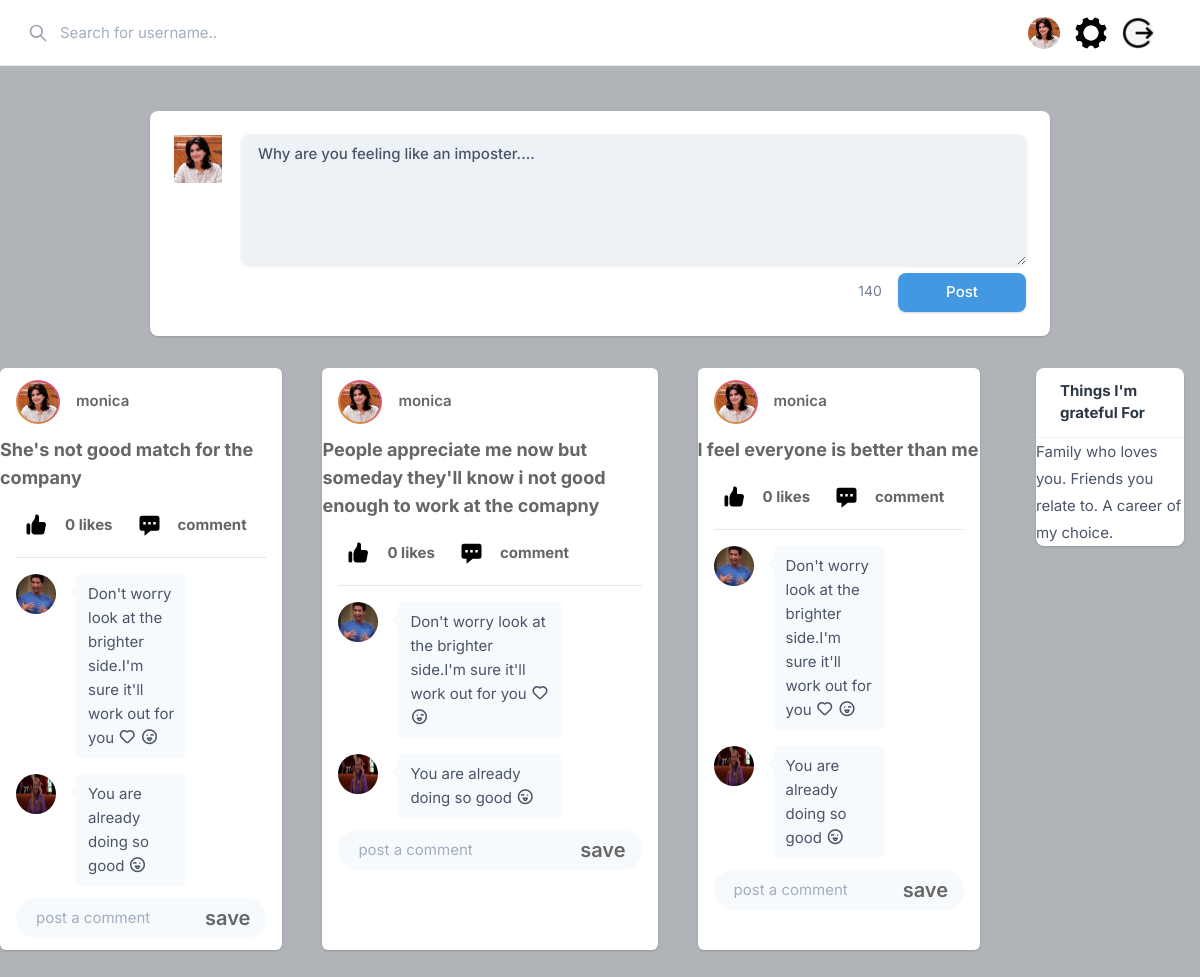
Screenshot of / (signed in) with the database file from the repository.
### app/models.py (models this page shows, shortened)
class Profile(models.Model):
    user=models.ForeignKey(User,on_delete=models.CASCADE)
    uid=models.IntegerField()
    bio=models.TextField(blank=True)
    profile_img=models.ImageField(upload_to='profile_images',default='blank_profile.png')
    location=models.CharField(max_length=100,blank=True)

class Post(models.Model):
    id=models.UUIDField(primary_key=True,default=uuid.uuid4)
    user=models.CharField(max_length=100)
    text=models.CharField(max_length=1000)
    created_at=models.DateTimeField(default=datetime.now)
    no_of_likes=models.IntegerField(default=0)

### app/views.py (the view)
# urls.py: path('',views.index,name='index') ,
@login_required(login_url='signin')
def index(request):
    user_profile=Profile.objects.get(user=request.user)
    allPost= Post.objects.all().order_by('-created_at')
    return render(request,'index.html',{'user_profile':user_profile,'allPost': allPost})

### templates/index.html (shortened to what this page needs)
{%load static%}
<!DOCTYPE html>
<html lang="en">
<head>
    <link rel="stylesheet" href="{%static 'assets/css/custom.css'%}">
    <link rel="stylesheet" href="{%static 'assets/css/icons.css'%}">
    <link rel="stylesheet" href="{%static 'assets/css/uikit.css'%}">
    <link rel="stylesheet" href="{%static 'assets/css/style.css'%}">
    <link rel="stylesheet" href="{%static 'assets/css/tailwind.css'%}">
    <link rel="stylesheet" href="https://unpkg.com/tailwindcss@^1.0/dist/tailwind.min.css">
</head>
<body>
            <header>
                <div class="header_inner">
                    <div class="left-side">
                        <div class="header_search">
                            <input type="text" placeholder="Search for username..">
                            <div class="icon-search">
                                <svg xmlns="http://www.w3.org/2000/svg" fill="none" viewBox="0 0 24 24"
                                    stroke="currentColor">
                                    <path stroke-linecap="round" stroke-linejoin="round" stroke-width="2"
                                        d="M21 21l-6-6m2-5a7 7 0 11-14 0 7 7 0 0114 0z" />
                                </svg>
                            </div>
                        </div>
                    </div>
                    <div class="right-side lg:pr-4">
                       <a href="">
                           <img src="{{user_profile.profile_img.url}}" class="header-avatar" alt="">
                       </a>
                        <a href="/settings">
                            <img src="{%static 'assets/images/setting.png'%}" class="header-avatar" alt="">
                             </a> </li>
                        <a href="logout">
                            <img src="{%static 'assets/images/logout.png'%}" class="header-avatar" alt="">
                        </a></li>
                   </div>
                </div>
            </header>
            <div class="container m-auto">
                <div class="bg-white rounded-lg shadow p-6 mb-8">
                    <div class="flex w-full">
                        <div class="flex-shrink-0 mr-5">
                            <div class="cursor-pointer font-bold w-12 h-12 bg-gray-300 flex items-center justify-center rounded-full">
                                <span class="uppercase text-gray-700"><img src="/media/profile_images/monica.png" class="header-avatar" alt=""></span>
                            </div> </div>
                            <div class="flex-1">
                                <form action="/upload" method="POST">
                                <textarea x-model="postText" name="postData" class="mb-2 bg-gray-200 focus:outline-none focus:shadow-outline focus:bg-white border-transparent rounded-lg py-2 px-4 block w-full appearance-none leading-normal placeholder-gray-700" :class="{'border border-red-500': postIsOutOfRange() &amp;&amp; postText.length != 0 }" rows="2" cols="2" placeholder="Why are you feeling like an imposter...."></textarea>
                                            <div class="flex justify-between items-center"> <div> <label for="fileInput" type="button" class="-ml-2 cursor-pointer inine-flex justify-between items-center focus:outline-none p-2 rounded-full text-gray-500 bg-white hover:bg-gray-200">
                                                 </label> </div>
                                                 <div> <span :class="{ 'text-red-600': charactersRemaining() <= 20 &amp;&amp; charactersRemaining() > 10, 'text-red-400': charactersRemaining() <= 10 }" class="mr-3 text-sm text-gray-600" x-text="charactersRemaining()">140</span>
                                                    <button class="w-32 focus:outline-none border border-transparent py-2 px-5 rounded-lg shadow text-center text-white bg-blue-500 hover:bg-blue-600 font-medium"  type="submit">Post</button> </div> </div> </div> </div> </div>
                                                </div>
                <div class="lg:flex justify-center lg:space-x-10 lg:space-y-0 space-y-5">
                    {% for post in allPost %}
                    <div class="bg-white shadow rounded-md  -mx-2 lg:mx-0">
                        <div class="flex justify-between items-center px-4 py-3">
                            <div class="flex flex-1 items-center space-x-4">
                                <a href="#">
                                    <div class="bg-gradient-to-tr from-yellow-600 to-pink-600 p-0.5 rounded-full">
                                        <img src="{{user_profile.profile_img.url}}" class="bg-gray-200 rounded-full w-10 h-10">
                                    </div>
                                </a>
                                <span class="block font-semibold "><a href="/profile/{{post.user}}">{{post.user}}</a></span>
                            </div>
                        </div>
                        <div uk-lightbox>
                            <p class="font-bold items-center text-lg">{{post.text}}</p>
                        </div>
                        <div class="py-3 px-4 space-y-3">
                            <div class="flex space-x-4 lg:font-bold">
                                <a href="/like-post?post_id={{post.id}}" class="flex items-center space-x-2">
                                    <div class="p-2 rounded-full text-black">
                                    </div>
                                    {% if post.no_of_likes == 0 %}
                                        <p>0 likes</p>
                                        {% elif post.no_of_likes == 1 %}
                                        <p>{{post.no_of_likes}} Like</p>
                                        {% else %}
                                        <p>{{post.no_of_likes}} Likes</p>
                                        {% endif %}
                                </a>
                                <a href="#" class="flex items-center space-x-2">
                                    <div class="p-2 rounded-full text-black">
                                        <svg xmlns="http://www.w3.org/2000/svg" viewBox="0 0 20 20" fill="currentColor" width="25" height="25" class="">
                                            <path fill-rule="evenodd" d="M18 5v8a2 2 0 01-2 2h-5l-5 4v-4H4a2 2 0 01-2-2V5a2 2 0 012-2h12a2 2 0 012 2zM7 8H5v2h2V8zm2 0h2v2H9V8zm6 0h-2v2h2V8z" clip-rule="evenodd" />
                                        </svg>
                                    </div>
                                    <p> comment</p>
                                </a>
                            </div>
                            <div class="border-t pt-4 space-y-4 ">
                                <div class="flex">
                                    <div class="w-10 h-10 rounded-full relative flex-shrink-0">
                                        <img src="{% static 'assets/images/ross.png' %}" alt="" class="absolute h-full rounded-full w-full">
                                    </div>
                                    <div class="text-gray-700 py-2 px-3 rounded-md bg-gray-100 h-full relative lg:ml-5 ml-2 lg:mr-20   ">
                                        <p class="leading-6">Don't worry look at the brighter side.I'm sure it'll work out for you <urna class="i uil-heart"></urna> <i
                                                class="uil-grin-tongue-wink"> </i> </p>
                                        <div class="absolute w-3 h-3 top-3 -left-1 bg-gray-100 transform rotate-45 "></div>
                                    </div>
                                </div>
                                <div class="flex">
                                    <div class="w-10 h-10 rounded-full relative flex-shrink-0">
                                        <img src="{% static 'assets/images/phoebe.png' %}" alt="" class="absolute h-full rounded-full w-full">
                                    </div>
                                    <div class="text-gray-700 py-2 px-3 rounded-md bg-gray-100 h-full relative lg:ml-5 ml-2 lg:mr-20   ">
                                        <p class="leading-6">You are already doing so good <i class="uil-grin-tongue-wink-alt"></i>
                                        </p>
                                        <div class="absolute w-3 h-3 top-3 -left-1 bg-gray-100 transform rotate-45 "></div>
                                    </div>
                                </div>
                            </div>
                            <div class="bg-gray-100 bg-gray-100 rounded-full rounded-md relative ">
                                <form action="/comment" method="POST">
                                <input type="text" name="comment" placeholder="post a comment" class="bg-transparent max-h-10 shadow-none">
                                <div class="absolute bottom-0 flex h-full items-center right-0 right-3 text-xl space-x-2">
                                    <button class="border border-gray-200 font-semibold px-4 py-1 rounded-full hover:bg-pink-600 hover:text-white hover:border-pink-600 " type="submit"> save </button>
                                </form>
                                </div>
                            </div>
                        </div>
                    </div>
                    {% endfor %}
                        <div class="md:w-1/3 px-4">
                            <ul class="bg-white rounded-lg shadow mb-8">
                                <li class="px-6 py-3 border-b border-gray-200">
                                    <div class="font-bold text-gray-800">Things I'm grateful For</div>
                                </li>
                                <p x-text="followersSuggestion.name" class="text-gray-700">
                                    {{user_profile.bio}}</p>
                                </ul>
                            </div>
    <body class="antialiased sans-serif bg-gray-200">
        <div class="container mx-auto">
        </div>
    </body>
</html>

### static/assets/css/style.css (style rules this page uses)
body { background-color: #B0B3B8!important; }
button { vertical-align: middle; }
input { height: 48px; line-height: 48px; padding: 0 20px; outline: none; font-size: 15px; color: #808080; max-width: 100%; width: 100%; -webkit-box-sizing: border-box; box-sizing: border-box; display: block; font-weight: 400; opacity: 1; border-radius: 4px; border: none; -webkit-box-shadow: 0 1px 4px 0px rgba(0, 0, 0, 0.12); box-shadow: 0 1px 4px 0px rgba(0, 0, 0, 0.12); }
input[type="text"], input[type="password"], input[type="email"], input[type="number"] { height: 48px; line-height: 48px; padding: 0 20px; outline: none; font-size: 15px; color: #808080; max-width: 100%; width: 100%; -webkit-box-sizing: border-box; box-sizing: border-box; display: block; font-weight: 400; opacity: 1; border-radius: 4px; border: none; -webkit-box-shadow: 0 1px 4px 0px rgba(0, 0, 0, 0.12); box-shadow: 0 1px 4px 0px rgba(0, 0, 0, 0.12); }
textarea { height: 48px; line-height: 48px; padding: 0 20px; outline: none; font-size: 15px; color: #808080; margin: 0 0 16px 0; max-width: 100%; width: 100%; -webkit-box-sizing: border-box; box-sizing: border-box; display: block; background-color: #fff; font-weight: 500; opacity: 1; border-radius: 4px; border: none; -webkit-box-shadow: 0 1px 4px 0px rgba(0, 0, 0, 0.12); box-shadow: 0 1px 4px 0px rgba(0, 0, 0, 0.12); }
input { -webkit-transition: all 0.1s ease-in-out; transition: all 0.1s ease-in-out; }
::placeholder { color: #808080; opacity: 1; }
textarea { height: auto; line-height: 27px; padding: 20px; min-height: 130px; -webkit-transition: none !important; transition: none !important; min-width: 100%; }
label, legend { display: block; font-weight: bold; font-size: 15px; font-weight: 500; margin-bottom: 8px; }
button { border: none; margin: 0; padding: 0; width: auto; overflow: visible; background: transparent; color: inherit; font: inherit; line-height: normal; cursor: pointer; }
a { color: #be185d; -webkit-transition: 0.3s; transition: 0.3s; outline: none !important; }
button { outline: none !important; }
img { max-width: 100%; }
body { color: #666; font-size: 15px; line-height: 27px; background-color: #f0f2f5; font-family: "Inter", sans-serif; text-transform: none; }
body p { font-size: 15px; line-height: 27px; }
input[type="text"], input[type="password"], input[type="email"] { font-family: "Inter", sans-serif; text-transform: none; }
textarea, select { font-family: "Inter", sans-serif; text-transform: none; }
button, body .pac-container { font-family: "Inter", sans-serif; text-transform: none; }
@media (min-width: 1024px) { .container { max-width: 900px !important; padding-top: 45px; } }
header { background-color: #fff; left: 0; right: 0; top: 0; z-index: 99; height: 66px; display: -webkit-box; display: -ms-flexbox; display: flex; -webkit-box-align: center; -ms-flex-align: center; align-items: center; border-bottom: 1px solid #e5e7eb; }
header .header_inner { display: -webkit-box; display: -ms-flexbox; display: flex; -webkit-box-align: center; -ms-flex-align: center; align-items: center; max-width: 1090px; margin: auto; width: 100%; max-width: 100% !important; padding: 0 30px; }
header .header_inner .left-side { display: -webkit-box; display: -ms-flexbox; display: flex; -webkit-box-align: center; -ms-flex-align: center; align-items: center; }
header .header_inner .left-side .header_search { position: relative; }
header .header_inner .left-side .header_search input { margin: 0; height: 42px; -webkit-box-shadow: none; box-shadow: none; padding-left: 30px; width: 400px; background-color: transparent; }
header .header_inner .left-side .header_search .icon-search { width: 2.5rem; position: absolute; top: 0; left: 0; margin-left: -.75rem; height: 100%; display: -webkit-box; display: -ms-flexbox; display: flex; -webkit-box-pack: center; -ms-flex-pack: center; justify-content: center; -webkit-box-align: center; -ms-flex-align: center; align-items: center; }
header .header_inner .left-side .header_search .icon-search svg { width: 20px; color: #9ca3af; }
header .header_inner .right-side { display: -webkit-box; display: -ms-flexbox; display: flex; -webkit-box-align: center; -ms-flex-align: center; align-items: center; -webkit-box-pack: end; -ms-flex-pack: end; justify-content: flex-end; margin-left: auto; }
header .header_inner .right-side .header-avatar { width: 32px; height: 32px; border-radius: 100%; margin-left: 15px; }
.shadow-none { -webkit-box-shadow: none !important; box-shadow: none !important; }

### rows the page displays
Profile: profile_img (picture), bio "Family who loves you. Friends you relate to. A career of my choice."
Post: profile_img (picture), user "monica", text "She's not good match for the company", no_of_likes "0 likes"
Post: profile_img (picture), user "monica", text "People appreciate me now but someday they'll know i not good enough to work at the comapny", no_of_likes "0 likes"
Post: profile_img (picture), user "monica", text "I feel everyone is better than me", no_of_likes "0 likes"
